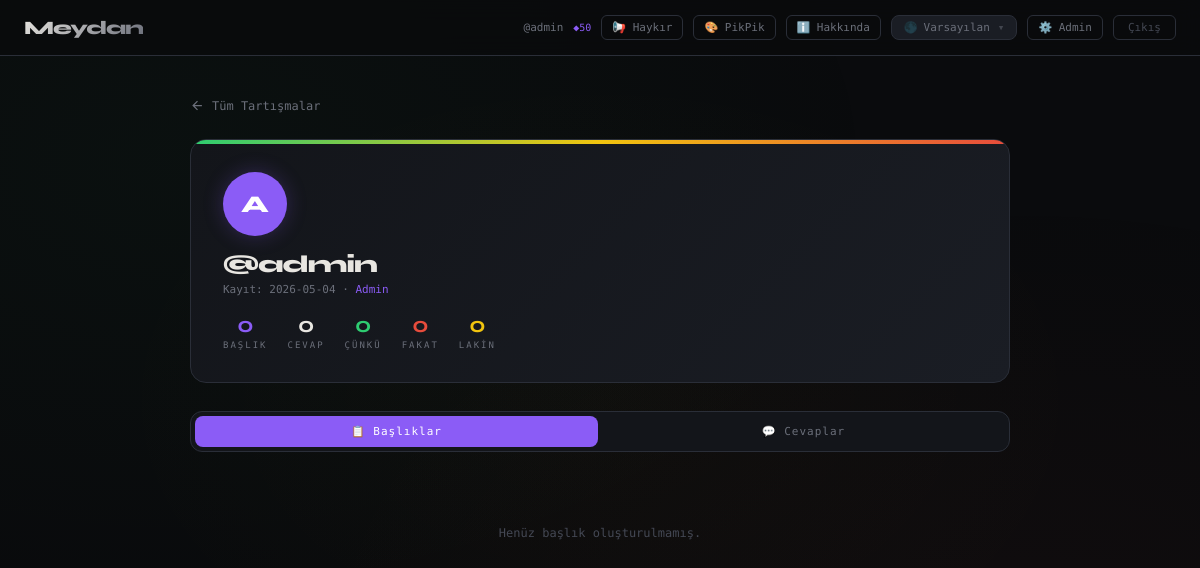
/profile/admin (signed in), run on the app's committed database.
### tables this page shows
CREATE TABLE users (
            id INTEGER PRIMARY KEY AUTOINCREMENT,
            username TEXT UNIQUE NOT NULL,
            email TEXT UNIQUE,
            password TEXT NOT NULL,
            is_admin INTEGER DEFAULT 0,
            is_banned INTEGER DEFAULT 0,
            pik_balance INTEGER DEFAULT 50,
            theme TEXT DEFAULT 'dark',
            created_at TEXT DEFAULT CURRENT_TIMESTAMP
        );

### app.py (the view)
@app.route('/profile/<username>')
def profile(username):
    conn = get_db()
    profile_user = conn.execute('SELECT * FROM users WHERE username=?', [username]).fetchone()
    if not profile_user:
        flash('Kullanıcı bulunamadı.')
        return redirect('/')
    uid = profile_user['id']
    type_labels = {'cunku': 'Zira', 'fakat': 'Gelgelelim', 'lakin': 'Yalnız'}
    topics = conn.execute('''
        SELECT t.*,
            (SELECT COUNT(*) FROM nodes WHERE topic_id=t.id AND type='cunku') as cunku_count,
            (SELECT COUNT(*) FROM nodes WHERE topic_id=t.id AND type='fakat') as fakat_count,
            (SELECT COUNT(*) FROM nodes WHERE topic_id=t.id AND type='lakin') as lakin_count,
            (SELECT COUNT(*) FROM votes WHERE target_type='topic' AND target_id=t.id AND value=1) as up,
            (SELECT COUNT(*) FROM votes WHERE target_type='topic' AND target_id=t.id AND value=-1) as down
        FROM topics t
        WHERE t.user_id=? AND t.status='approved'
        ORDER BY t.created_at DESC
    ''', [uid]).fetchall()
    replies = conn.execute('''
        SELECT n.*, t.title as topic_title, t.id as topic_id,
            (SELECT COUNT(*) FROM votes WHERE target_type='node' AND target_id=n.id AND value=1) as up,
            (SELECT COUNT(*) FROM votes WHERE target_type='node' AND target_id=n.id AND value=-1) as down
        FROM nodes n
        JOIN topics t ON n.topic_id=t.id
        WHERE n.user_id=?
        ORDER BY n.created_at DESC
    ''', [uid]).fetchall()
    haykir_entries = conn.execute('''
        SELECT * FROM haykir_entries
        WHERE user_id=?
        ORDER BY day DESC, id DESC
    ''', [uid]).fetchall()
    pik_entries = conn.execute('''
        SELECT * FROM pikpik_pixels
        WHERE user_id=?
        ORDER BY id DESC
    ''', [uid]).fetchall()
    stats = {
        'topic_count': len(topics),
        'reply_count': len(replies),
        'cunku_count': sum(1 for r in replies if r['type'] == 'cunku'),
        'fakat_count': sum(1 for r in replies if r['type'] == 'fakat'),
        'lakin_count': sum(1 for r in replies if r['type'] == 'lakin'),
        'haykir_count': len(haykir_entries),
        'pik_count': len(pik_entries),
    }
    return render_template('profile.html',
        profile_user=profile_user, topics=topics, replies=replies,
        haykir_entries=haykir_entries, pik_entries=pik_entries,
        stats=stats, type_labels=type_labels
    )

### app.py (called while the page is built)
def get_db():
    conn = sqlite3.connect(DB)
    conn.row_factory = sqlite3.Row
    conn.execute("PRAGMA foreign_keys = ON")
    return conn

### templates/profile.html (shortened to what this page needs)
{% extends 'base.html' %}
{% block content %}
{% set type_lbl = {'cunku':'Çünkü','fakat':'Fakat','lakin':'Lakin'} %}
<div class="wrap">
  <a class="back-btn" href="/">
    <svg viewBox="0 0 24 24" fill="none" stroke="currentColor" stroke-width="2" width="15" height="15"><path d="M19 12H5M12 19l-7-7 7-7"/></svg>
    Tüm Tartışmalar
  </a>
  <div class="profile-header">
    <div class="profile-avatar">{{ profile_user.username[0]|upper }}</div>
    <div class="profile-name">@{{ profile_user.username }}</div>
    <div class="profile-meta">Kayıt: {{ profile_user.created_at[:10] }}{% if profile_user.is_admin %} · <span style="color:var(--accent);">Admin</span>{% endif %}</div>
    <div class="profile-stats">
      <div class="pstat"><div class="pstat-n p">{{ stats.topic_count }}</div><div class="pstat-l">Başlık</div></div>
      <div class="pstat"><div class="pstat-n" style="color:var(--text-primary);">{{ stats.reply_count }}</div><div class="pstat-l">Cevap</div></div>
      <div class="pstat"><div class="pstat-n g">{{ stats.cunku_count }}</div><div class="pstat-l">Çünkü</div></div>
      <div class="pstat"><div class="pstat-n r">{{ stats.fakat_count }}</div><div class="pstat-l">Fakat</div></div>
      <div class="pstat"><div class="pstat-n y">{{ stats.lakin_count }}</div><div class="pstat-l">Lakin</div></div>
    </div>
  </div>
  <div class="tabs">
    <button class="tab-btn active" onclick="switchTab('topics',this)">📋 Başlıklar</button>
    <button class="tab-btn" onclick="switchTab('replies',this)">💬 Cevaplar</button>
  </div>
  <div class="tab-content active" id="tab-topics">
    {% if topics %}
      {% for t in topics %}
      {% set score = t.up - t.down %}
      <div class="tcard">
        <div class="tcard-title"><a href="/topic/{{ t.id }}">{{ t.title }}</a></div>
        <div class="tcard-meta">
          <span class="tstat"><span class="tdot g"></span>{{ t.cunku_count }} Çünkü</span>
          <span class="tstat"><span class="tdot r"></span>{{ t.fakat_count }} Fakat</span>
          <span class="tstat"><span class="tdot y"></span>{{ t.lakin_count }} Lakin</span>
          <span class="tdate">{{ t.created_at[:10] }}</span>
        </div>
      </div>
      {% endfor %}
    {% else %}
      <div class="empty">Henüz başlık oluşturulmamış.</div>
    {% endif %}
  </div>
</div>
{% endblock %}

### templates/base.html (shortened to what this page needs)
<!DOCTYPE html>
<html lang="tr" data-theme="dark">
<head>
</head>
<body>
<nav class="topbar">
  <a class="topbar-brand" href="/">Meydan</a>
  <div class="topbar-right">
    {% if session.username %}
      <span class="topbar-user"><a href="/profile/{{ session.username }}">@{{ session.username }}</a></span>
    {% endif %}
    {% if session.username %}
      <span style="font-size:10px;color:var(--accent);font-family:var(--font-ui);">◆{{ pik_balance }}</span>
    {% endif %}
    <a class="topbar-link" href="/haykir">📢 Haykır</a>
    <a class="topbar-link" href="/pikpik">🎨 PikPik</a>
    <a class="topbar-link" href="/about">ℹ️ Hakkında</a>
    <div class="theme-toggle" id="themeToggle">
      <button class="theme-btn" onclick="toggleThemePanel()">
        <span id="themeEmoji">🌑</span><span id="themeName">Varsayılan</span><span style="opacity:.5;margin-left:2px;">▾</span>
      </button>
    </div>
    {% if session.username %}
      {% if session.is_admin %}<a class="topbar-link" href="/admin">⚙️ Admin</a>{% endif %}
      <a class="btn-logout" href="/logout">Çıkış</a>
    {% endif %}
  </div>
</nav>
{% block content %}{% endblock %}
</body>
</html>

### templates/base.html (style rules this page uses)
[data-theme="dark"] { --bg:#0a0b0d;--surface:#13151a;--surface-2:#1a1d24;--surface-3:#22262f;--border:#2a2e38;--text-primary:#e8e6e1;--text-muted:#6b6f7a;--text-dim:#444854;--green:#2ecc71;--green-bg:rgba(46,204,113,.08);--green-border:rgba(46,204,113,.3);--green-glow:rgba(46,204,113,.15);--red:#e74c3c;--red-bg:rgba(231,76,60,.08);--red-border:rgba(231,76,60,.3);--red-glow:rgba(231,76,60,.15);--yellow:#f1c40f;--yellow-bg:rgba(241,196,15,.08);--yellow-border:rgba(241,196,15,.3);--yellow-glow:rgba(241,196,15,.15);--accent:#8b5cf6;--accent-bg:rgba(139,92,246,.1);--topbar-bg:rgba(10,11,13,.92);--font-ui:'DM Mono',monospace;--font-display:'Syne',sans-serif;--card-radius:12px;--brand-gradient:linear-gradient(135deg,#e8e6e1,#6b6f7a); }
* { margin:0;padding:0;box-sizing:border-box; }
body { background:var(--bg);color:var(--text-primary);font-family:var(--font-ui);min-height:100vh;overflow-x:hidden;transition:background .35s,color .35s; }
body::before { content:'';position:fixed;inset:0;pointer-events:none;z-index:0; }
[data-theme="dark"] body::before { background:radial-gradient(ellipse at 15% 20%,rgba(46,204,113,.03) 0%,transparent 50%),radial-gradient(ellipse at 85% 80%,rgba(231,76,60,.03) 0%,transparent 50%),radial-gradient(ellipse at 50% 50%,rgba(241,196,15,.02) 0%,transparent 60%); }
.topbar { position:sticky;top:0;z-index:100;background:var(--topbar-bg);backdrop-filter:blur(12px);-webkit-backdrop-filter:blur(12px);border-bottom:1px solid var(--border);display:flex;align-items:center;justify-content:space-between;padding:0 24px;height:56px;transition:background .35s; }
.topbar-brand { font-family:var(--font-display);font-weight:800;font-size:19px;letter-spacing:-1px;text-decoration:none;background:var(--brand-gradient,none);-webkit-background-clip:text;-webkit-text-fill-color:transparent;background-clip:text;color:var(--text-primary);transition:opacity .2s; }
[data-theme="dark"] .topbar-brand { background:linear-gradient(135deg,#e8e6e1,#6b6f7a);-webkit-background-clip:text;background-clip:text;-webkit-text-fill-color:transparent; }
.topbar-right { display:flex;align-items:center;gap:10px; }
.topbar-user { font-size:11px;color:var(--text-muted); }
.topbar-user a { color:var(--text-muted);text-decoration:none;transition:color .2s; }
.topbar-link { font-size:11px;color:var(--text-muted);text-decoration:none;padding:5px 10px;border-radius:6px;border:1px solid var(--border);transition:all .2s;font-family:var(--font-ui); }
.btn-logout { font-size:11px;color:var(--text-dim);background:none;border:1px solid var(--border);padding:5px 14px;border-radius:6px;cursor:pointer;font-family:var(--font-ui);transition:all .2s;text-decoration:none;display:inline-flex;align-items:center; }
.theme-toggle { position:relative; }
.theme-btn { display:flex;align-items:center;gap:6px;padding:5px 12px;background:var(--surface-2);border:1px solid var(--border);border-radius:8px;color:var(--text-muted);font-family:var(--font-ui);font-size:11px;cursor:pointer;transition:all .2s;white-space:nowrap; }

### data on the page
users: username "admin", username "A", created_at "2026-05-04"

### other printed values
{{ pik_balance }} "50"
{{ stats.topic_count }} "0"
{{ stats.reply_count }} "0"
{{ stats.cunku_count }} "0"
{{ stats.fakat_count }} "0"
{{ stats.lakin_count }} "0"
